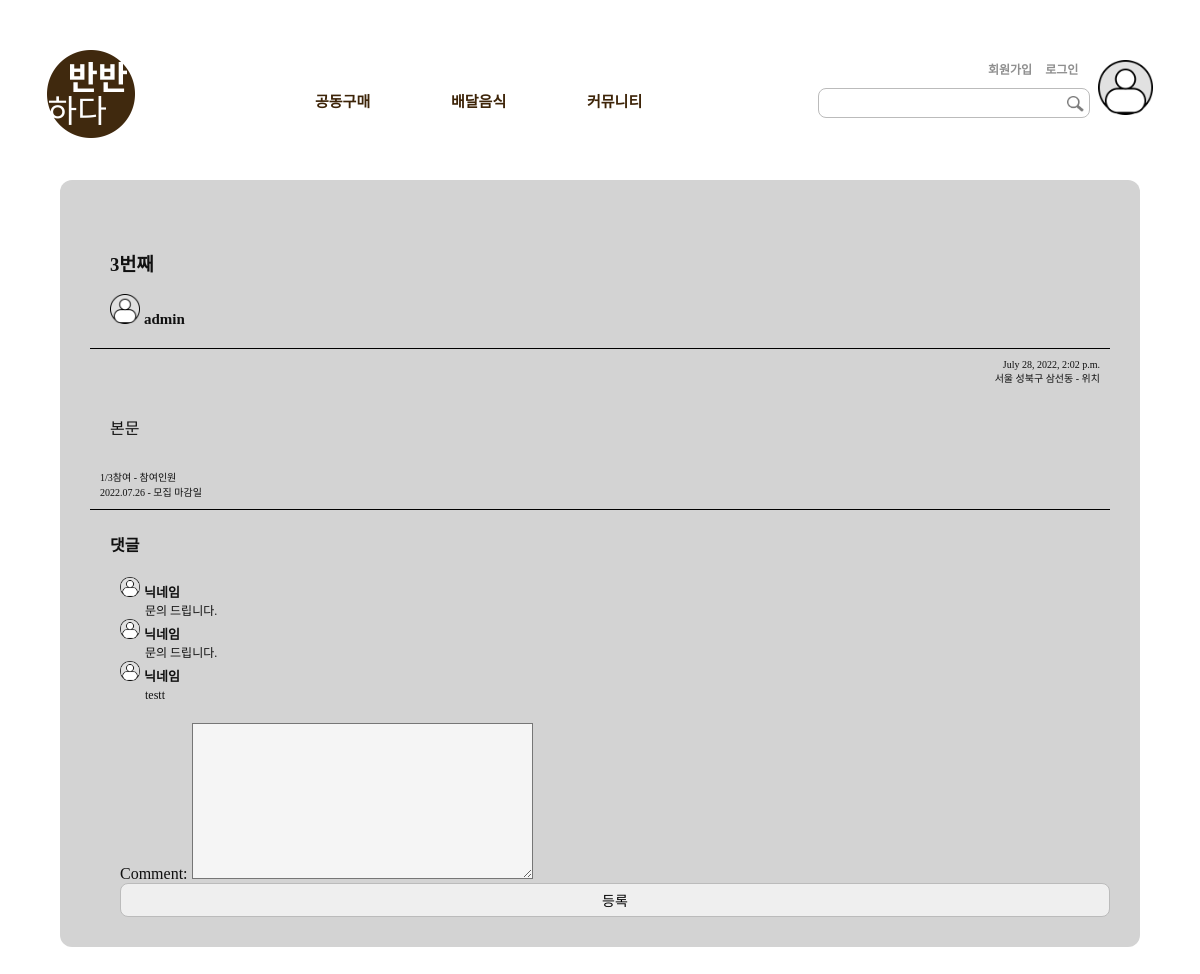
The page /detail/3 on the database as committed earlier.
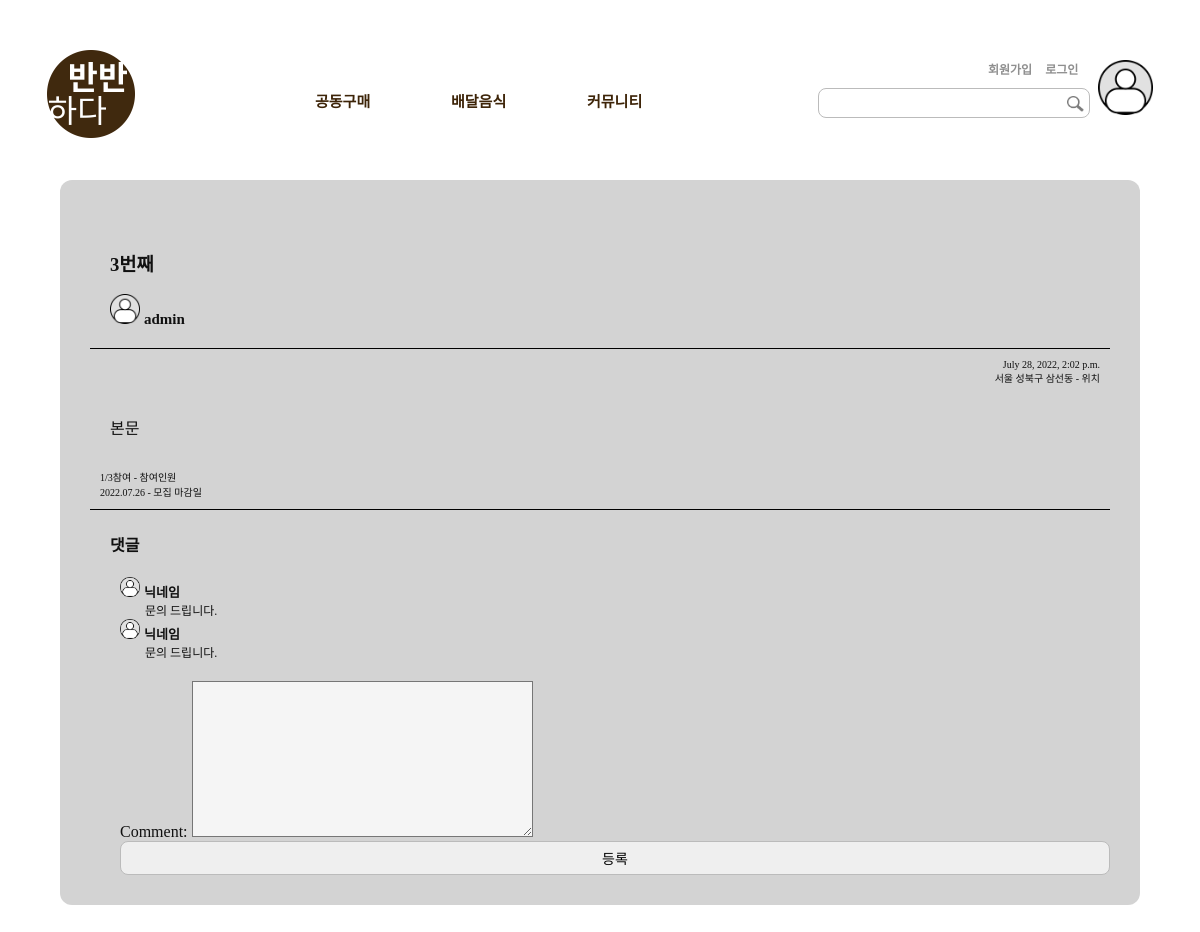
The same page on the database as committed later.
### dashboard/models.py (models this page shows)
class Comment(models.Model):
    comment = models.TextField()
    date = models.DateTimeField(auto_now_add=True)
    post = models.ForeignKey(Post, null=True, blank=True, on_delete=models.CASCADE)
    def __str__(self):
        return self.comment

### dashboard/views.py (the view)
# urls.py: path('detail/<int:post_id>', views.detail, name='detail'),
def detail(request, post_id):
    post_detail = get_object_or_404(Post, pk=post_id)
    comment_form = CommentForm()
    return render(request, 'detail.html', {'post_detail':post_detail, 'comment_form':comment_form})

### dashboard/forms.py
class CommentForm(forms.ModelForm):
    class Meta:
        model = Comment
        fields = ['comment']

### dashboard/templates/detail.html
{% extends "base.html" %} {% load static %} {% block content %}
<link rel="stylesheet" href="{% static '/css/detailView.css' %}" />
<div class="detail">
  <div class="in-title">
    <h3 class="title">{{ post_detail.title }}</h3>
    <div class="profile">
      <img
        src="{% static '/assets/icons/profile.png' %}"
        width="30px"
        height="30px"
      />
      <p class="name">{{ post_detail.author }}</p>
    </div>
  </div>
  <div class="view-middle">
    <div class="in_writeDate">{{ post_detail.date }}</div>
    <div class="in_rocation">서울 성북구 삼선동 - 위치</div>
  </div>
  <div class="view-main">{{ post_detail.body }}</div>
  <div class="view-end">
    <div class="in_writeDate">1/3참여 - 참여인원</div>
    <div class="in_rocation">2022.07.26 - 모집 마감일</div>
  </div>
  <h4>댓글</h4>
  <div class="comment">
    <img
      src="{% static '/assets/icons/profile.png' %}"
      width="20px"
      height="20px"
    />
    <p class="name-comment">닉네임</p>
  </div>
  <p class="comments">문의 드립니다.</p>
  <div class="comment">
    <img
      src="{% static '/assets/icons/profile.png' %}"
      width="20px"
      height="20px"
    />
    <p class="name-comment">닉네임</p>
  </div>
  <p class="comments write-comment">문의 드립니다.</p>
  {% for comment in post_detail.comment_set.all %}
  <div class="comment">
    <img
      src="{% static '/assets/icons/profile.png' %}"
      width="20px"
      height="20px"
    />
    <p class="name-comment">닉네임</p>
  </div>
  <p class="comments">{{comment}}</p>
  {% endfor %}
  <div class="write-comment">
    <form
      id="comment-form"
      method="POST"
      action="{% url 'new_comment' post_detail.id %}"
    >
      {% csrf_token %} {{ comment_form }}
      <input type="submit" value="등록" />
    </form>
  </div>
</div>
{% endblock %}

Rows that differ between the two databases and show on the page:
removed Comment: comment "testt"
